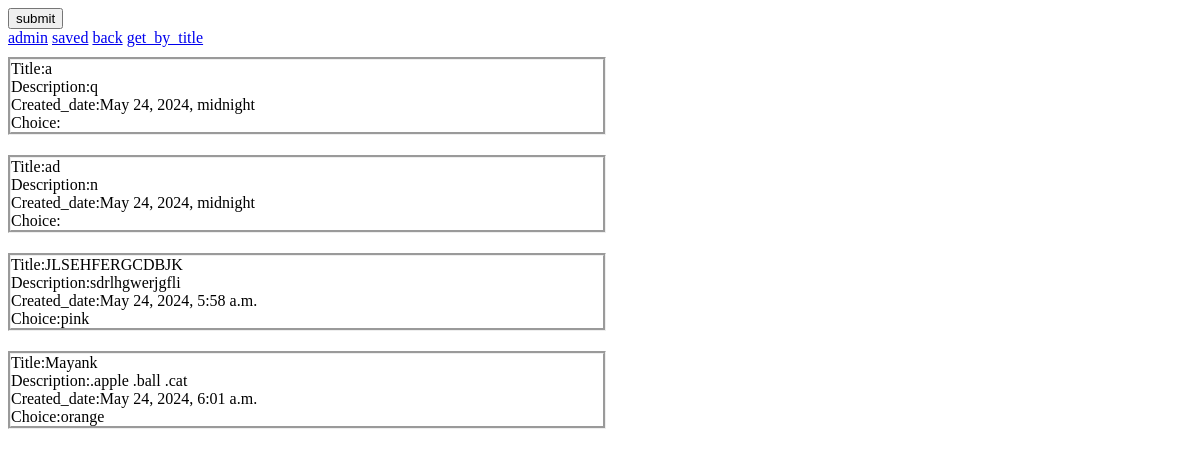
The app's page /view_saved, older data.
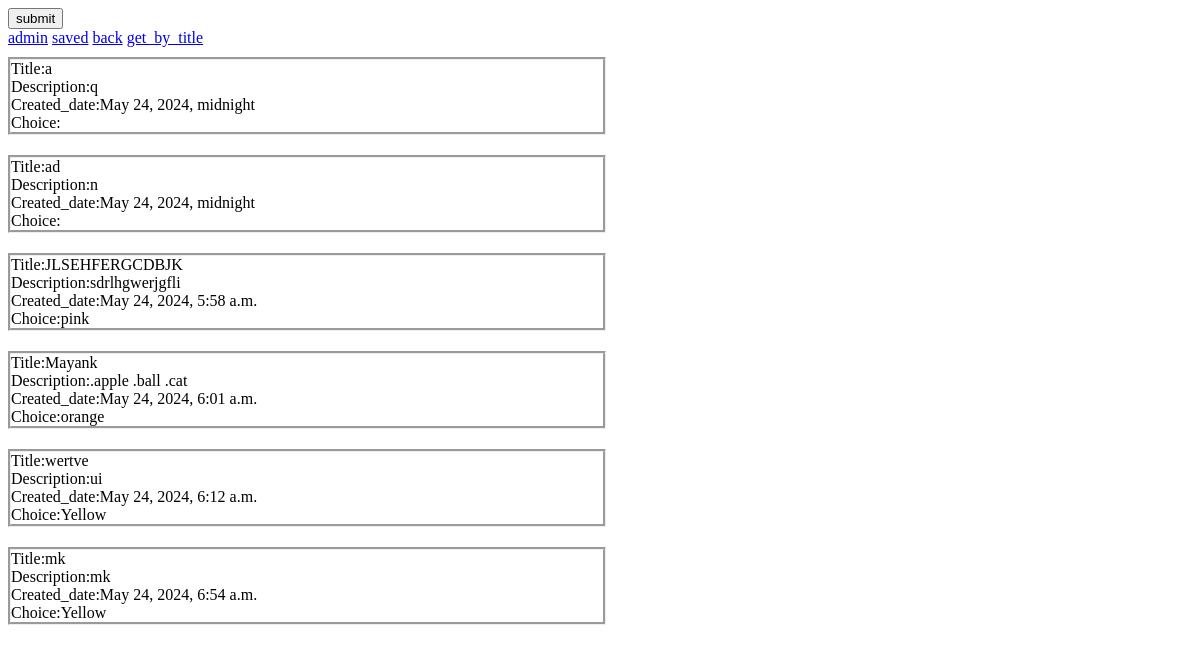
The same page, newer data.
### Notes/models.py (models this page shows, shortened)
class Notes(models.Model):
    title = models.CharField(max_length=100)
    description =  models.TextField(max_length=500)
    created_date = models.DateTimeField(auto_now_add=True)
    drop_down = models.ForeignKey(DropDown, blank=True, null=True, on_delete=models.CASCADE)
    def __str__(self):
        return self.title

class DropDown(models.Model):
    drop_down = models.CharField(blank=True, max_length= 50)

### Notes/views.py (the view)
# urls.py: path('view_saved',views.view_saved),
def view_saved(request):
    x = Notes.objects.all()
    print(x)
    return render(request,'ViewSaved.html',{'x':x})

### templates/ViewSaved.html (shortened to what this page needs)
{% extends 'Notes.html' %}
{% block saved_view %}
{% if x|length > 0 %}
    {% for i in x %}
        <div class="container">
            <div class="inner-div">
                Title:{{i.title}} <br>
                Description:{{i.description}} <br>
                Created_date:{{i.created_date}} <br>
                Choice:{{i.drop_down.drop_down}} <br>
            </div>
        </div>
    {% endfor %}
{% endif %}
{% endblock %}

Row changes from the older to the newer data that the page shows:
added Notes: title "wertve", description "ui", created_date "May 24, 2024, 6:12 a.m.", drop_down.drop_down "Yellow"
added Notes: title "mk", description "mk", created_date "May 24, 2024, 6:54 a.m.", drop_down.drop_down "Yellow"
